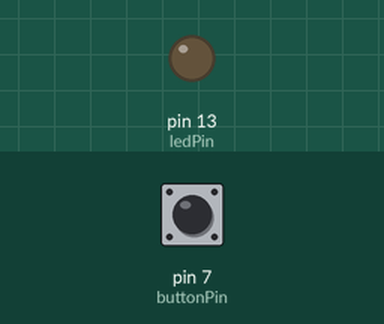
The sketch below on a simulated Arduino Uno, built with avr-gcc and run on an emulated ATmega328P. Parts: output pins drawn as LEDs (lit = HIGH). Dashed ring = blinking. The test bench sets the inputs (shaded band); at power-on: pin 7 (buttonPin) LOW.

Above: at 1.2 s.
1.3 s: pin 7 (buttonPin) pulled HIGH for 1 s
At 1.55 s:
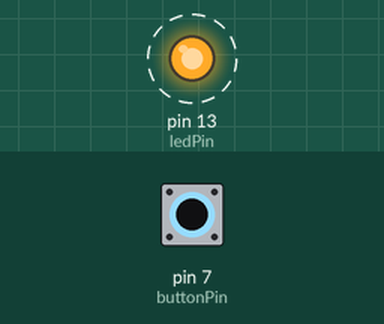
4.3 s: pin 7 (buttonPin) pulled HIGH for 3.2 s
At 7.7 s:
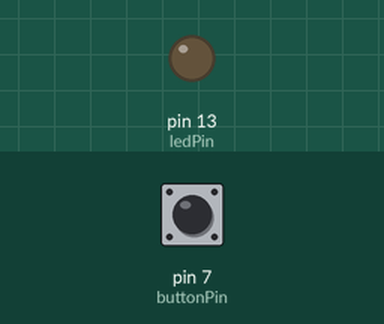
Timing chart, 0 to 9.2 s (numbered marks = the images above; inputs shaded):
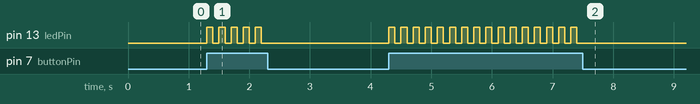

The sketch:

sketch_mar05a.ino
```cpp
 int buttonPin = 7;     // the number of the pushbutton pin
int ledPin =  13;      // the number of the LED pin
boolean on=false;
int buttonState = 0;

void setup() {
  pinMode(ledPin, OUTPUT);
  pinMode(buttonPin, INPUT);
}

void loop(){
  buttonState = digitalRead(buttonPin);
  if (buttonState == HIGH) {
    if(on==true){
      on=false;
    }  else{
      on=true;
    }
  }


   if (on == true) {
    digitalWrite(ledPin, HIGH);
  }
  else {
    digitalWrite(ledPin, LOW);
  }

   delay(100);

}
```

Measured:
- after the input at 1.3 s, pin 13 (ledPin): alternates HIGH for 0.10 s and LOW for 0.10 s, 10 changes in all, then stays LOW, starting at once
- after the input at 4.3 s, pin 13 (ledPin): alternates HIGH for 0.10 s and LOW for 0.10 s, 32 changes in all, then stays LOW, starting at once
